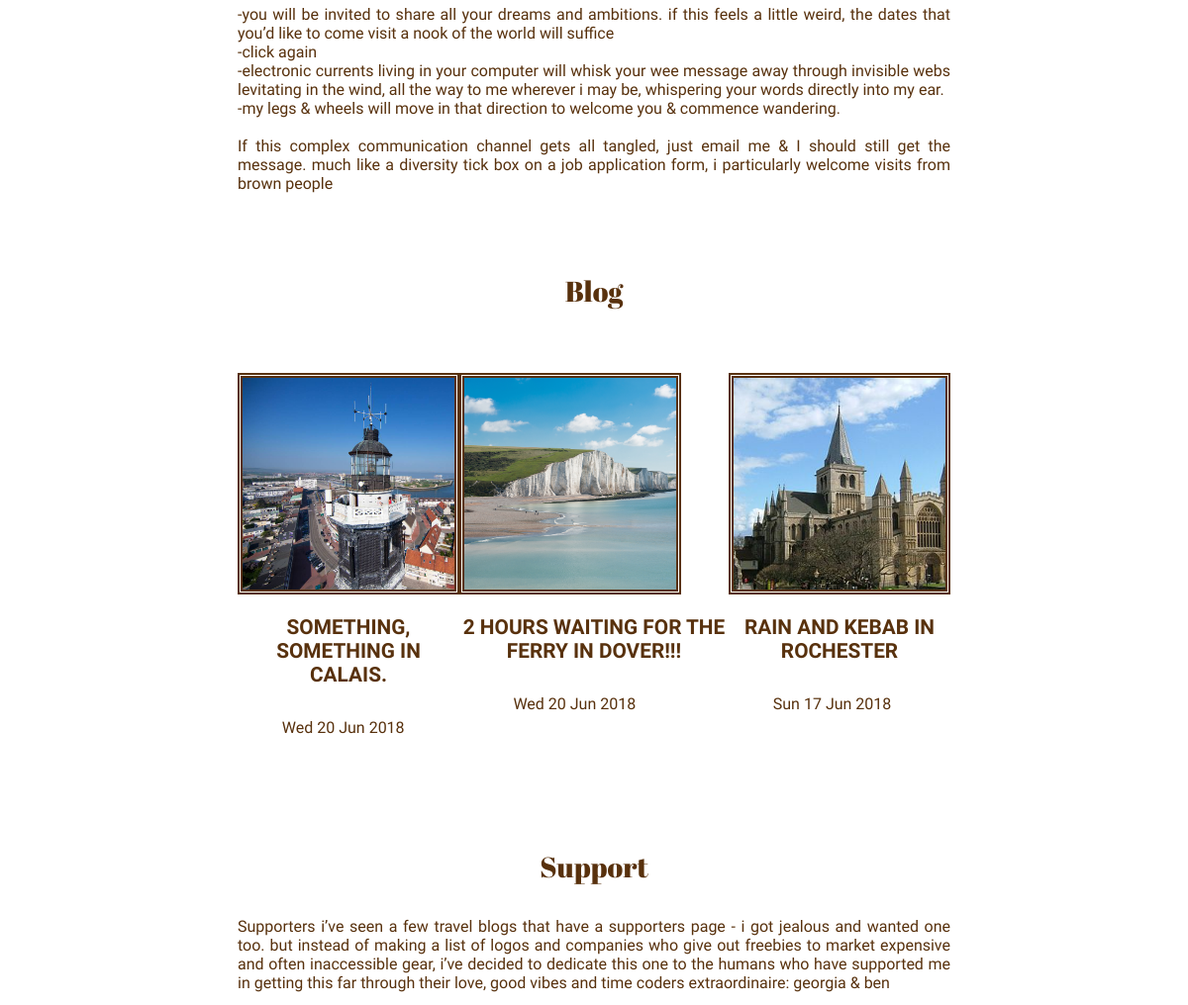
/tracking/ (middle part), run on an earlier commit of the app's database.
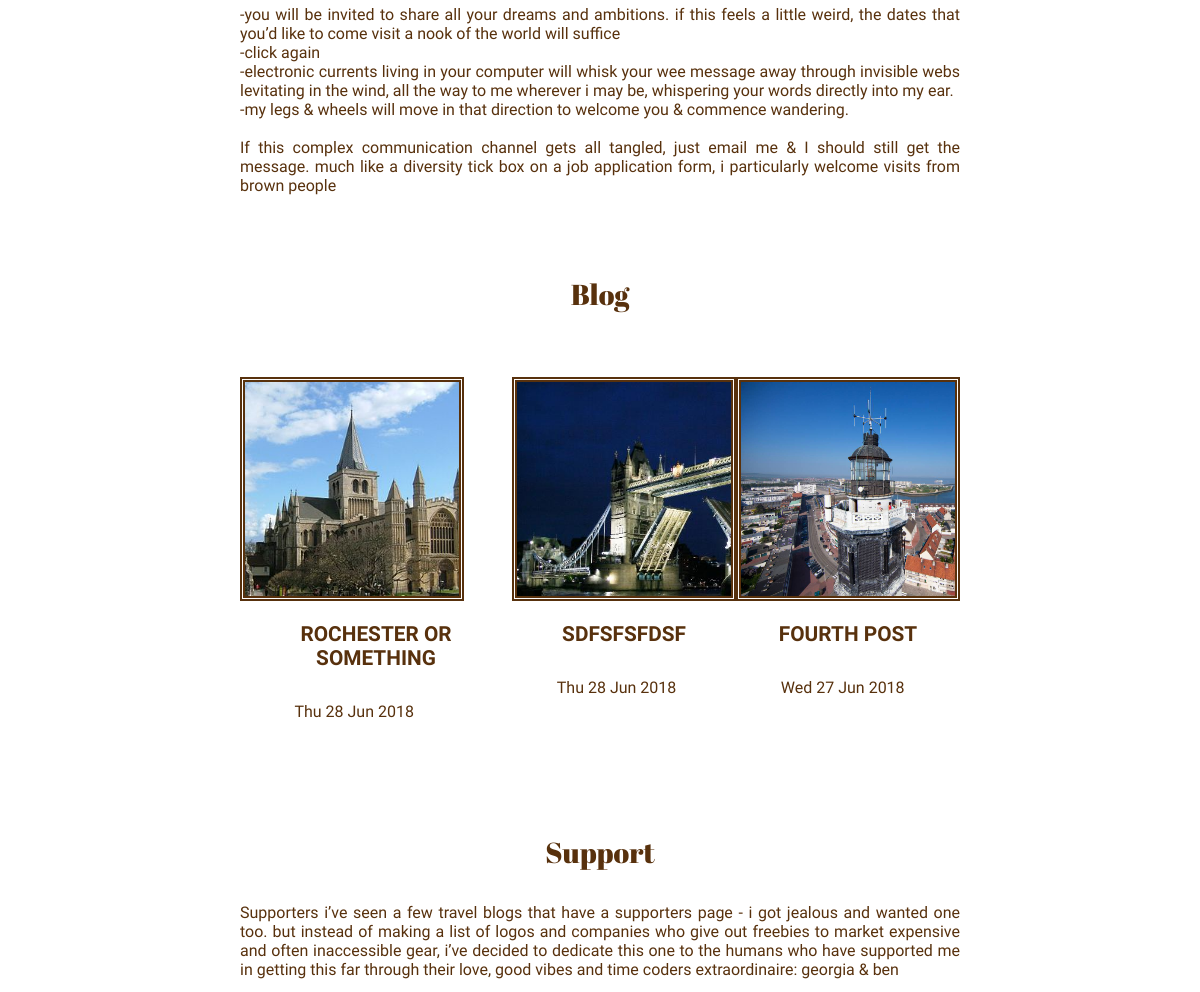
And on a later commit of the database.
### tracking/models.py (models this page shows, shortened)
class post(models.Model):
    image = models.ImageField()
    time = models.DateTimeField(auto_now=True)
    title = models.CharField(max_length=200)
    content = models.TextField(max_length=10000)
    show = models.BooleanField(default=True)
    place = models.ForeignKey(place,
                              related_name= "postPlace",
                              on_delete=models.CASCADE)

### tracking/views.py (the view)
# urls.py: url(r'^tracking/$',capped, name = "home"),
def capped(request):
    return index(request, 24)

### tracking/templates/tracking/index.html (shortened to what this page needs)
{% load staticfiles %}
<!doctype html>
<html>
<head>
    <link href="https://cdn.quilljs.com/1.3.6/quill.snow.css" rel="stylesheet">
    <link rel="stylesheet" href='{% static "tracking/styles.css" %}'>
</head>
<body>
   <div class="content">
			<div class="section" id="visit">
				 <p>
remember the map up there (up arrow)?<br/><br/>
-have a little gander and get excited about lines &amp; squiggles that denote my route<br/>
-decide which bit catches your eye and click<br/>
-a little box will pop up<br/><br/>
-you will be invited to share all your dreams and ambitions. if this feels a little weird, the dates that       you’d like to come visit a nook of the world will suffice<br/>
-click again<br/>
-electronic currents living in your computer will whisk your wee message away through invisible webs levitating in the wind, all the way to me wherever i may be, whispering your words directly into my ear.<br/>
-my legs &amp; wheels will move in that direction to welcome you &amp; commence
wandering.<br/><br/>
If this complex communication channel gets all tangled, just email me &amp; I should still get the message. much like a diversity tick box on a job application form, i particularly welcome visits from brown people</p>
			</div>
			 <div class="section">
				<h2 class="sec-tit">Blog</h2>
                 <div class="tile-wrapper">
                     {% for post in 3posts %}
                     <a href="{% url 'blog' %}?pk={{ post.pk }}">
                     <div class="tile">
                         <div class="blog-img-wrapper">
                             {% if post.image %}
                             <img class="tile-img" src="{{ post.image.url }}">
                             {% endif %}
                         </div>
                        <h3 class="blog-title">{{ post.title }}</h3>
                         <p>{{ post.time|date:"D d M Y" }}</p>
                     </div>
                     </a>
                     {% endfor %}
			     </div>
            </div>
			<div class="section" id="support">
				<h2 class="sec-tit">Support</h2>
				 <p>Supporters
i’ve seen a few travel blogs that have a supporters page - i got jealous and
wanted one too. but instead of making a list of logos and companies who give
out freebies to market expensive and often inaccessible gear, i’ve decided to
dedicate this one to the humans who have supported me in getting this far
through their love, good vibes and time
coders extraordinaire: georgia &amp; ben <br/><br/>
like me. truly, thank you.<br/><br/>
services. may the squad spirit live on.<br/><br/>
later - some sisters are very special indeed.<br/><br/>
now. for getting me out of the crowd, and challenging me to be brave.<br/><br/>
reality that so many continue to face today.<br/><br/>
the love is real.<br/><br/>
and so hammering and sawing. looking forward to the launch. </p>
			</div>
	</div>
</body>
</html>

### tracking/static/tracking/styles.css (style rules this page uses)
* { box-sizing: border-box; }
body { margin: 0 auto; }
p, li, h3, h2, h1, a { color: #58310d; }
h1, h2 { font-family: 'Abril Fatface', cursive; }
p, li, h3 { font-family: 'Fira Sans', sans-serif; }
.content { position: relative; top: 11.5em; background: white; z-index: 1; }
.section { width: 100%; margin: 0 auto 5em auto; }
h2.sec-tit { font-size: 1.8em; font-weight: 400; text-align: center; }
.section p { width: 60%; margin: 2em auto; text-align: justify; }
.tile-wrapper { width: 60%; margin: 4em auto 0 auto; display: flex; justify-content: space-between; }
.blog-img-wrapper { width: 14em; height: 14em; overflow: hidden; border: 5px double #58310d; }
img.tile-img { max-height: 100%; }
.blog-title { font-size: 1.3em; text-transform: uppercase; text-align: center; }
a { text-decoration: none; }

What changed in the data, as far as the page shows it:
removed post: image (picture), title "SOMETHING, SOMETHING IN CALAIS.", time "Wed 20 Jun 2018"
removed post: image (picture), title "2 HOURS WAITING FOR THE FERRY IN DOVER!!!", time "Wed 20 Jun 2018"
removed post: image (picture), title "RAIN AND KEBAB IN ROCHESTER", time "Sun 17 Jun 2018"
added post: image (picture), title "ROCHESTER OR SOMETHING", time "Thu 28 Jun 2018"
added post: image (picture), title "SDFSFSFDSF", time "Thu 28 Jun 2018"
added post: image (picture), title "FOURTH POST", time "Wed 27 Jun 2018"
